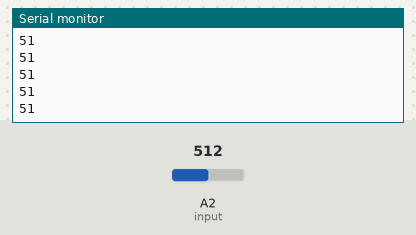
The sketch below on a simulated Arduino Uno, built with avr-gcc and run on an emulated ATmega328P. On the bench: the last lines printed to the serial monitor. Inputs (shaded band) come from the test bench; at power-on: A2 (input) = 512.

Above: at 1.2 s.
1.3 s: A2 (input) set to 716
At 1.32 s:
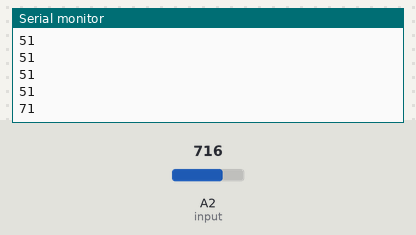
2.8 s: A2 (input) set to 900
At 2.83 s:
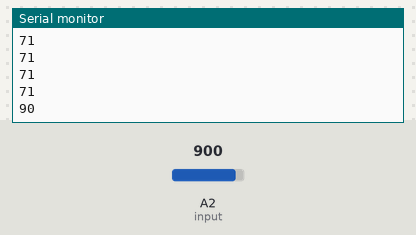
Timing chart, 0 to 5.8 s (numbered marks = the images above; inputs shaded):
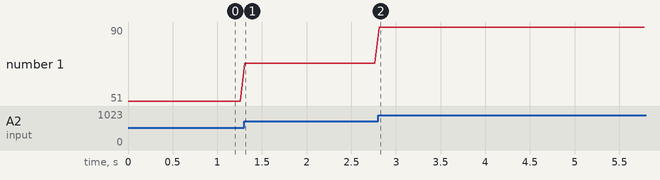

Measured:
- after the input at 1.3 s, the serial monitor: prints a new line at once (image 1)
- after the input at 2.8 s, the serial monitor: prints a new line at once (image 2)
- plotted number 1: 51 → 71 after the input at 1.3 s, 71 → 90 after the input at 2.8 s

The sketch:

sketch.ino
```cpp
// (licence header left out)
int input = 2;

void setup()
{
  Serial.begin(9600);
}

void loop() {
  int value = analogRead(input);
  int volumen = min(value/10, 100);

  // The C program will read this value to change the volume
  Serial.println(volumen);
  delay(50);
}
```
